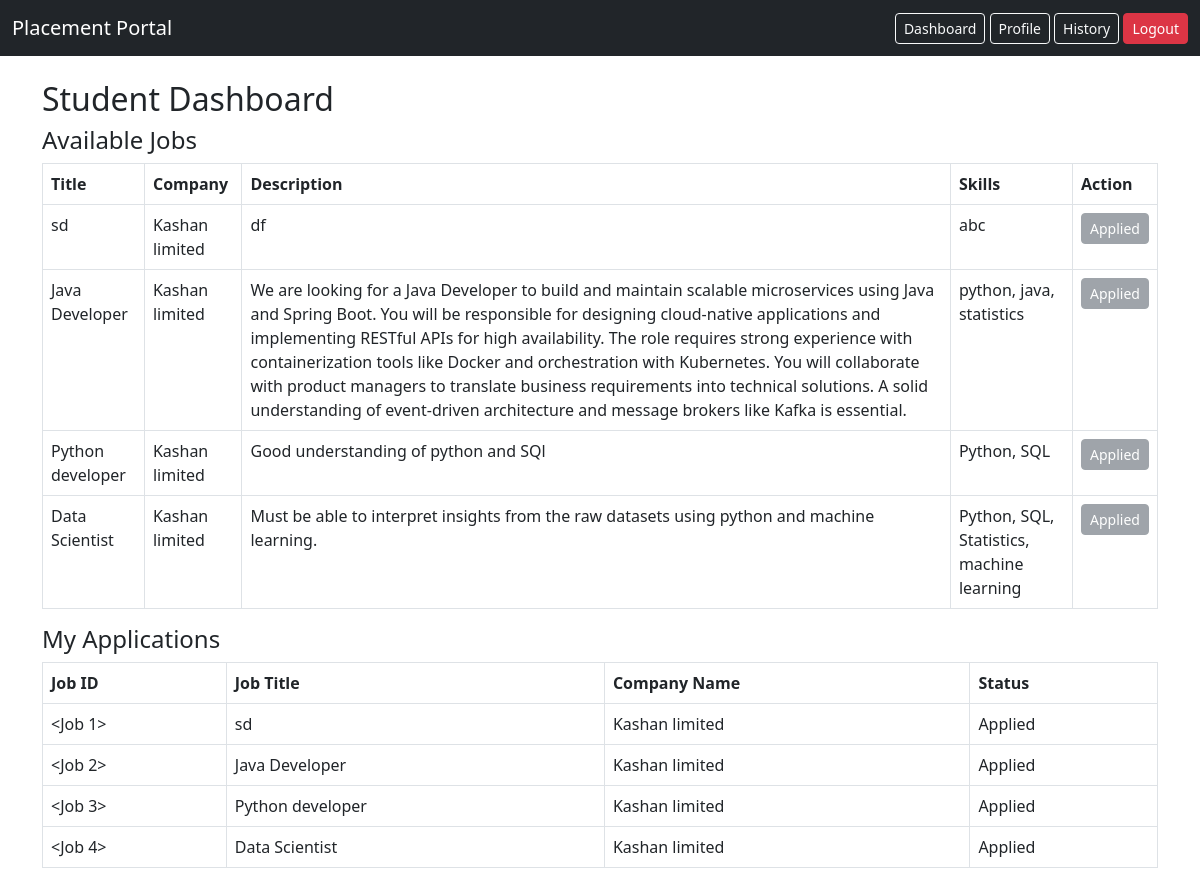
Page /student/dashboard (signed in) on the committed database.
### models.py (models this page shows)
class Job(db.Model):
    __tablename__ = 'jobs'
    id = db.Column(db.Integer, primary_key=True)
    title = db.Column(db.String(150), nullable=False)
    description = db.Column(db.Text)
    status = db.Column(db.String(50), default='Pending')
    salary = db.Column(db.Integer)
    deadline = db.Column(db.Date)
    skills = db.Column(db.String(200))
    location = db.Column(db.String(200))
    cgpa_cutoff = db.Column(db.Float)
    approved = db.Column(db.Boolean, default=False)
    company_id = db.Column(
        db.Integer,
        db.ForeignKey('companies.id'),
        nullable=False
    )
    applications = db.relationship('Application', backref='job', lazy=True)

class Company(db.Model):
    __tablename__ = 'companies'
    id = db.Column(db.Integer, primary_key=True)
    name = db.Column(db.String(150), nullable=False)
    email = db.Column(db.String(120), unique=True, nullable=False)
    approved = db.Column(db.Boolean, default=False)
    industry = db.Column(db.String(100))
    password = db.Column(db.String(200), nullable=False)
    is_active = db.Column(db.Boolean, default=True)
    jobs = db.relationship('Job', backref='company', lazy=True)

class Application(db.Model):
    __tablename__ = 'applications'
    id = db.Column(db.Integer, primary_key=True)
    applied_on = db.Column(db.DateTime, default=datetime.utcnow)
    status = db.Column(db.String(50), default='Applied')
    student_id = db.Column(
        db.Integer,
        db.ForeignKey('students.id'),
        nullable=False
    )
    job_id = db.Column(
        db.Integer,
        db.ForeignKey('jobs.id'),
        nullable=False
    )
    __table_args__ = (
        db.UniqueConstraint('student_id', 'job_id', name='unique_student_job'),
    )

### app.py (the view)
@app.route('/student/dashboard')
def student_dashboard():
    if session.get('role') != 'student':
        return redirect(url_for('student_login'))
    student_id = session.get('user_id')
    jobs = Job.query.filter_by(approved=True, status="Active").all()
    applications = Application.query.filter_by(
        student_id=student_id).all()
    applied_job_ids = [a.job_id for a in applications]
    return render_template(
        'student_dashboard.html',
        jobs=jobs,
        applications=applications,
        applied_job_ids=applied_job_ids
    )

### templates/student_dashboard.html
{% extends "base.html" %}
{% block content %}
<h2>Student Dashboard</h2>
<h4>Available Jobs</h4>
<table class="table table-bordered">
<tr>
    <th>Title</th>
    <th>Company</th>
    <th>Description</th>
    <th>Skills</th>
    <th>Action</th>
</tr>
{% for job in jobs %}
<tr>
    <td>{{ job.title }}</td>
    <td>{{ job.company.name }}</td>
    <td>{{ job.description }}</td>
    <td>{{ job.skills }}</td>
    <td>
    {% if job.id in applied_job_ids %}
        <button class="btn btn-secondary btn-sm" disabled>Applied</button>
    {% else %}
        <a class="btn btn-primary btn-sm" href="/student/apply/{{ job.id }}">Apply</a>
    {% endif %}
    </td>
</tr>
{% endfor %}
</table>
<h4>My Applications</h4>
<table class="table table-bordered">
<tr>
    <th>Job ID</th>
    <th>Job Title</th>
    <th>Company Name</th>
    <th>Status</th>
</tr>
{% for a in applications %}
<tr>
    <td>{{ a.job }}</td>
    <td>{{ a.job.title }}</td>
    <td>{{ a.job.company.name }}</td>
    <td>{{ a.status }}</td>
</tr>
{% endfor %}
</table>
{% endblock %}

### rows in the picture
Job: title "sd", company.name "Kashan limited", description "df", skills "abc", shows "Applied"
Job: title "Java Developer", company.name "Kashan limited", description "We are looking for a Java Developer to build and maintain scalable microservices using Java and Spring Boot. You will be responsible for designing cloud-native applications and implementing RESTful APIs for high availability. The role requires strong experience with containerization tools like Docker and orchestration with Kubernetes. You will collaborate with product managers to translate business requirements into technical solutions. A solid understanding of event-driven architecture and message brokers like Kafka is essential.", skills "python, java, statistics", shows "Applied"
Job: title "Python developer", company.name "Kashan limited", description "Good understanding of python and SQl", skills "Python, SQL", shows "Applied"
Job: title "Data Scientist", company.name "Kashan limited", description "Must be able to interpret insights from the raw datasets using python and machine learning.", skills "Python, SQL, Statistics, machine learning", shows "Applied"
Application: job "<Job 1>", job "sd", job.company.name "Kashan limited", status "Applied"
Application: job "<Job 2>", job "Java Developer", job.company.name "Kashan limited", status "Applied"
Application: job "<Job 3>", job "Python developer", job.company.name "Kashan limited", status "Applied"
Application: job "<Job 4>", job "Data Scientist", job.company.name "Kashan limited", status "Applied"
